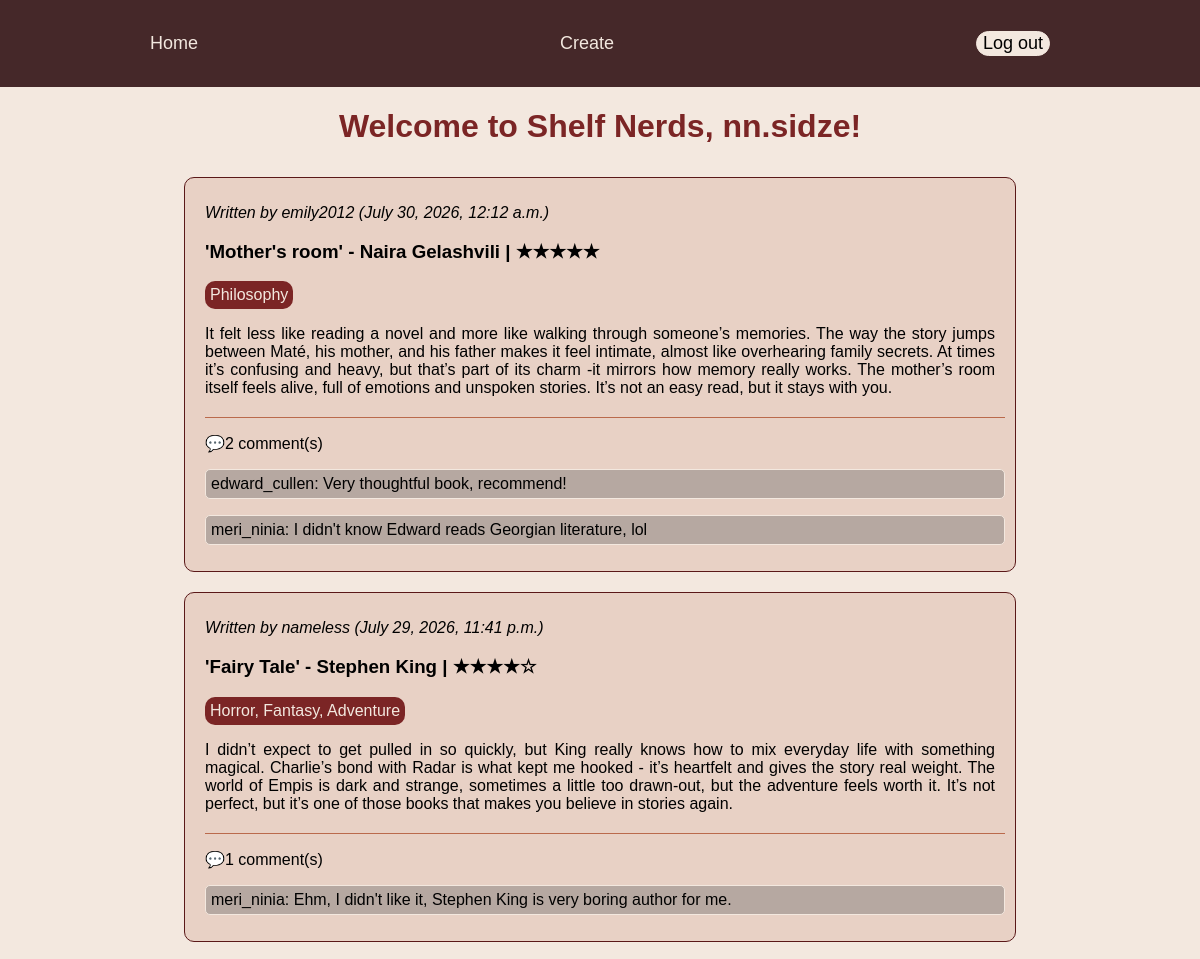
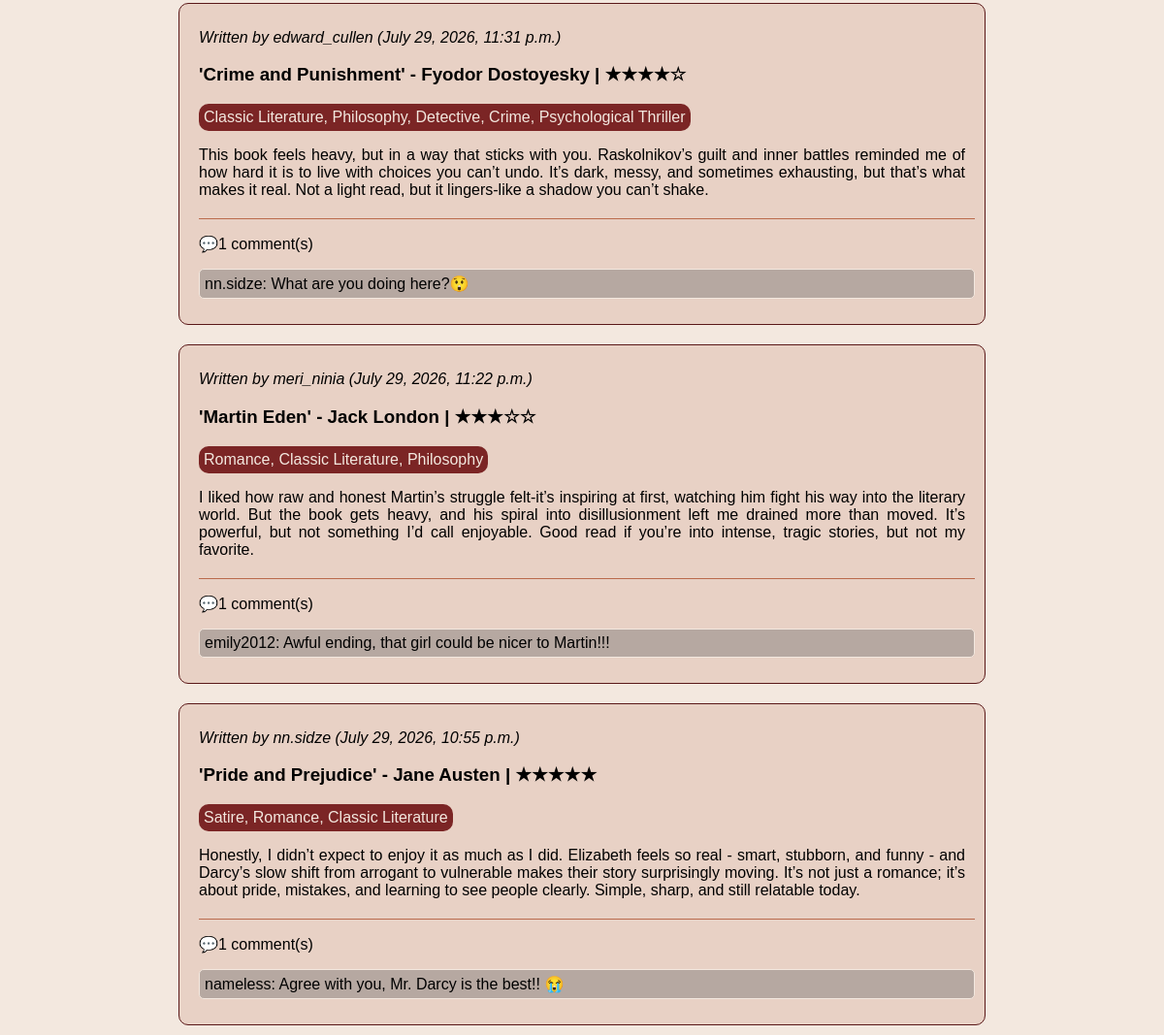
The page / (signed in) on the database its author committed (2 pictures, top to bottom).
### users/models.py (models this page shows)
class User(AbstractUser):
    pass

### books/models.py (models this page shows, shortened)
class Review(models.Model):
    user = models.ForeignKey(User, on_delete = models.CASCADE)
    book = models.ForeignKey(Book, on_delete = models.CASCADE)
    rating = models.IntegerField(
        default = 5,
        validators=[MinValueValidator(1), MaxValueValidator(5)]
    )
    def stars(self):
            return "★" * self.rating + "☆" * (5 - self.rating)
    content = models.TextField()
    created_at = models.DateTimeField(auto_now_add=True)

class Book(models.Model):
    author = models.ForeignKey(Author, on_delete = models.CASCADE)
    title = models.CharField(max_length=200)
    genre = models.ManyToManyField(Genre)

class Author(models.Model):
    name = models.CharField(max_length=30)
    surname = models.CharField(max_length=30)
    def __str__(self):
        return f"{self.name} {self.surname}"

class Genre(models.Model):
    genre_name = models.CharField(max_length=30, unique = True)

class Comment(models.Model):
    user = models.ForeignKey(User, on_delete = models.CASCADE)
    review_post = models.ForeignKey(Review, related_name = "comments", on_delete = models.CASCADE)
    comment = models.TextField()

### mysite/views.py (the view)
# urls.py: path('', home_page, name = "home"),
def home_page(request):
    posts = models.Review.objects.all().order_by('-created_at')
    return render(
        request,
        "home.html",
        {"reviews": posts}
    )

### templates/home.html (shortened to what this page needs)
{% load static %}
<!DOCTYPE html>
<html lang="en">
<head>
    <link rel="stylesheet" href="{% static 'css/style.css' %}">
</head>
<body>
    <div class = "main-container sticky-header">
            <div class = "menu-items">
                <a class="menu-item" href="{% url 'home' %}">Home</a>
                <p class="menu-item">Create</p>
                    {%if request.user.is_authenticated%}
                    <form method = "POST" action="{%url 'logout'%}">
                        <button class = "logout menu-item">Log out</button>
                    </form>
                    {%else%}
                        <a href="{%url 'login'%}" class= "menu-item">Log in</a>
                    {%endif%}
            </div>
    </div>
    <div class = "greeting">
        <h1>Welcome to Shelf Nerds, {{request.user}}!</h1>
    </div>
    <div class = "posts-container">
            {% for review in reviews%}
            <div class = "post-style">
                <p><i>Written by {{review.user.username}} ({{review.created_at}})</i></p>
                <a href="{% url 'details' review_id=review.id %}">
                    <h3>'{{review.book.title}}' - {{review.book.author}} | {{review.stars}}</h3>
                </a>
                    <div class = "genres">
                            <div class ="genre">
                                {% for genre in review.book.genre.all %}
                                {{ genre.genre_name }}{% if not forloop.last %}, {% endif %}
                            {% endfor %}
                            </div>
                    </div>
                <p class = "review-content">{{review.content}}</p>
                <span class="comments-count">💬{{review.comments.all|length}} comment(s)</span>
                <div class="comment-section">
                        {%for comment in review.comments.all%}
                        <div class="comment-details">
                            <p class="comment-items">
                            {{comment.user.username}}:
                            {{comment.comment}}
                            </p>
                        </div>
                    {%endfor%}
                </div>
            </div>
            {%endfor%}
    </div>
</body>
</head>
</html>

### static/css/style.css (style rules this page uses)
body { font-family:'Gill Sans', 'Gill Sans MT', Calibri, 'Trebuchet MS', sans-serif; background-color: rgb(243, 232, 223); margin: 0; padding:0; }
a { color:black; text-decoration: none; }
.main-container { position: sticky; top:0; z-index: 1000; margin:auto; background-color: rgb(69, 40, 41); padding: 15px 150px 15px 150px; justify-content: space-between; }
.menu-items { display: flex; align-items: center; justify-content: space-between; }
.menu-item { font-size:18px; color: rgb(243, 232, 223); }
.logout { background-color:rgb(243, 232, 223); border: 1px solid rgb(243, 232, 223); border-radius: 15px; color:black; }
.greeting { color:rgb(123, 37, 37); justify-content:center; display:flex; }
.posts-container { width:auto; height:fit-content; flex-wrap: wrap; display:grid; justify-content: center; }
.post-style { background-color:rgb(232, 209, 197); width:800px; height:fit-content; justify-content:left; display:flexbox; padding: 10px 10px 10px 20px ; border-radius: 10px; border: 1px solid rgb(90, 24, 24); margin: 10px 0 10px 0; }
.genre { border: 10px; width:fit-content; height:auto; background-color:rgb(123, 37, 37) ; border-radius: 10px; color:rgb(243, 232, 223); padding:5px; }
.review-content { padding: 0 10px 20px 0; text-align: justify; border-bottom: 1px solid rgb(186, 106, 76); }
.comment-items { border:1px solid rgb(243, 232, 223); border-radius:5px; padding:5px; background-color: rgba(87, 89, 91, 0.341); }

### rows shown on the page
User: user "nn.sidze"
Review: user.username "emily2012", created_at "July 30, 2026, 12:12 a.m.", book "Mother's room", book.author "Naira Gelashvili", stars "★★★★★", content "It felt less like reading a novel and more like walking through someone’s memories. The way the story jumps between Maté, his mother, and his father makes it feel intimate, almost like overhearing family secrets. At times it’s confusing and heavy, but that’s part of its charm -it mirrors how memory really works. The mother’s room itself feels alive, full of emotions and unspoken stories. It’s not an easy read, but it stays with you.", comments.all|length "2"
Genre: genre_name "Philosophy"
Comment: user.username "edward_cullen", comment "Very thoughtful book, recommend!"
Comment: user.username "meri_ninia", comment "I didn't know Edward reads Georgian literature, lol"
Review: user.username "nameless", created_at "July 29, 2026, 11:41 p.m.", book "Fairy Tale", book.author "Stephen King", stars "★★★★☆", content "I didn’t expect to get pulled in so quickly, but King really knows how to mix everyday life with something magical. Charlie’s bond with Radar is what kept me hooked - it’s heartfelt and gives the story real weight. The world of Empis is dark and strange, sometimes a little too drawn‑out, but the adventure feels worth it. It’s not perfect, but it’s one of those books that makes you believe in stories again.", comments.all|length "1"
Genre: genre_name "Horror"
Genre: genre_name "Fantasy"
Genre: genre_name "Adventure"
Comment: user.username "meri_ninia", comment "Ehm, I didn't like it, Stephen King is very boring author for me."
Review: user.username "edward_cullen", created_at "July 29, 2026, 11:31 p.m.", book "Crime and Punishment", book.author "Fyodor Dostoyesky", stars "★★★★☆", content "This book feels heavy, but in a way that sticks with you. Raskolnikov’s guilt and inner battles reminded me of how hard it is to live with choices you can’t undo. It’s dark, messy, and sometimes exhausting, but that’s what makes it real. Not a light read, but it lingers-like a shadow you can’t shake.", comments.all|length "1"
Genre: genre_name "Classic Literature"
Genre: genre_name "Detective"
Genre: genre_name "Crime"
Genre: genre_name "Psychological Thriller"
Comment: user.username "nn.sidze", comment "What are you doing here?😲"
Review: user.username "meri_ninia", created_at "July 29, 2026, 11:22 p.m.", book "Martin Eden", book.author "Jack London", stars "★★★☆☆", content "I liked how raw and honest Martin’s struggle felt-it’s inspiring at first, watching him fight his way into the literary world. But the book gets heavy, and his spiral into disillusionment left me drained more than moved. It’s powerful, but not something I’d call enjoyable. Good read if you’re into intense, tragic stories, but not my favorite.", comments.all|length "1"
Genre: genre_name "Romance"
Comment: user.username "emily2012", comment "Awful ending, that girl could be nicer to Martin!!!"
Review: user.username "nn.sidze", created_at "July 29, 2026, 10:55 p.m.", book "Pride and Prejudice", book.author "Jane Austen", stars "★★★★★", content "Honestly, I didn’t expect to enjoy it as much as I did. Elizabeth feels so real - smart, stubborn, and funny - and Darcy’s slow shift from arrogant to vulnerable makes their story surprisingly moving. It’s not just a romance; it’s about pride, mistakes, and learning to see people clearly. Simple, sharp, and still relatable today.", comments.all|length "1"
Genre: genre_name "Satire"
Comment: user.username "nameless", comment "Agree with you, Mr. Darcy is the best!! 😭"
